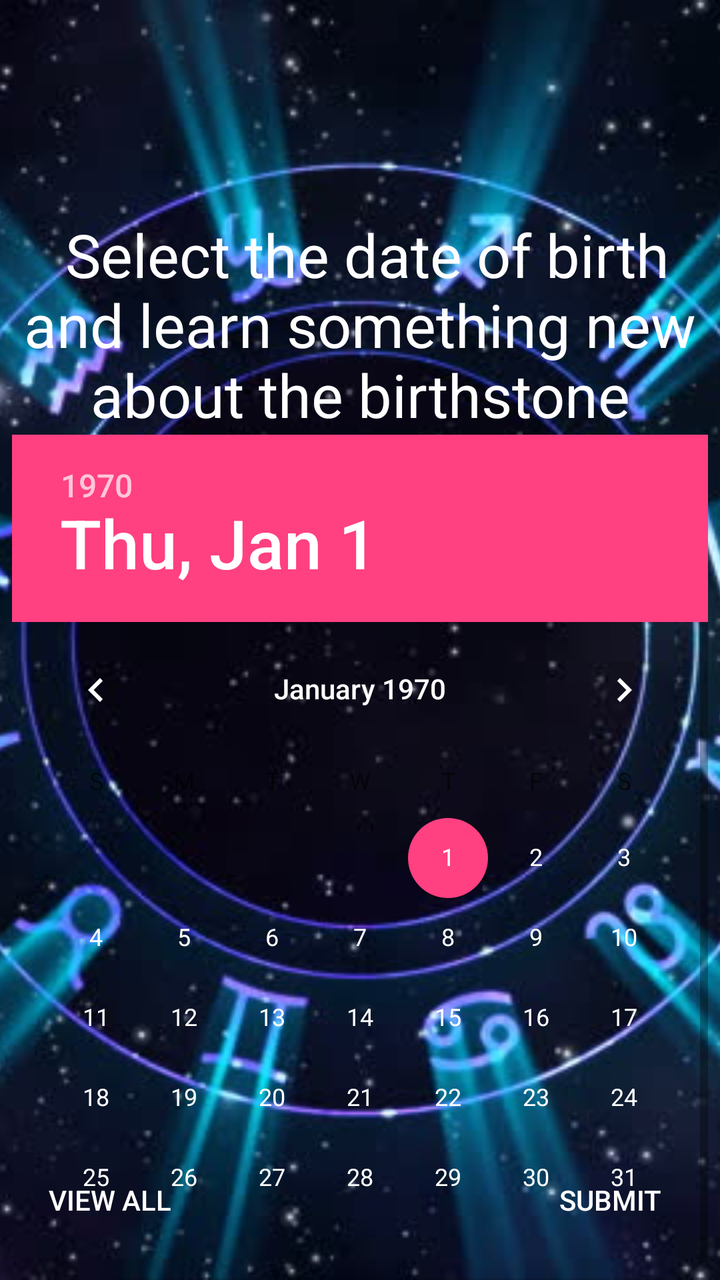
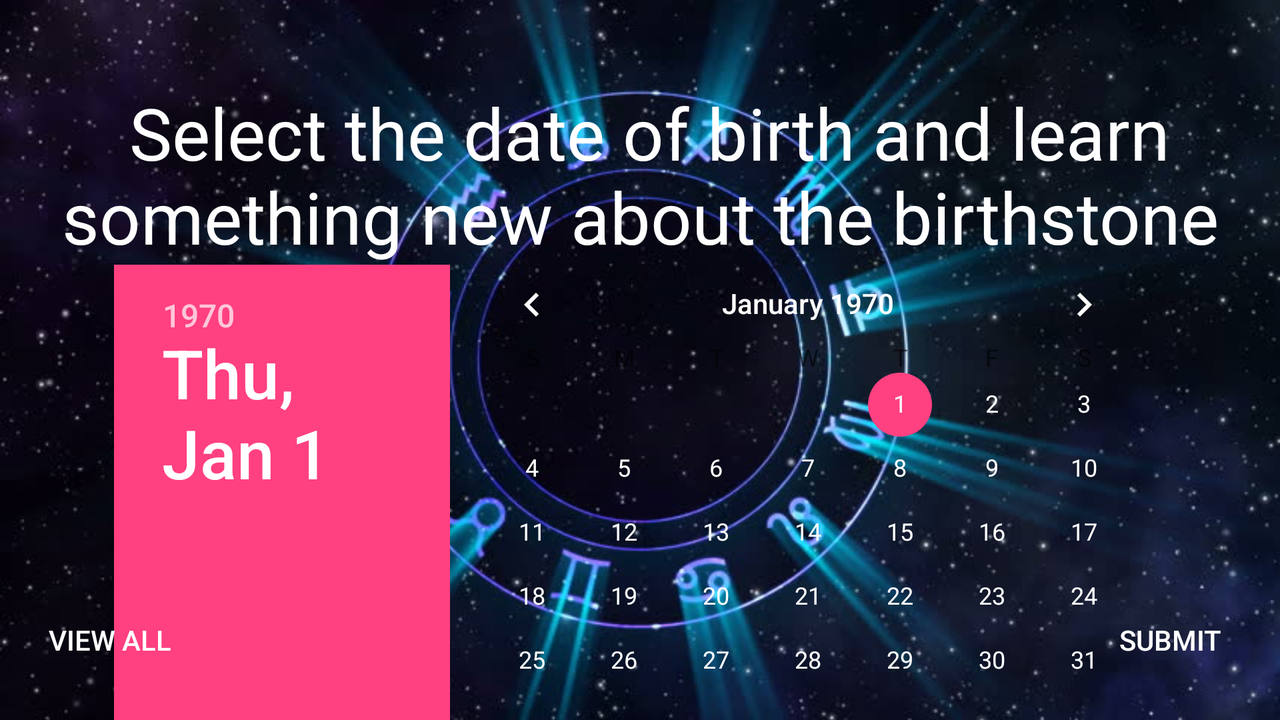

Two renders of one Android screen. The first uses the default layout on a phone; the second uses the alternative layout the repository ships for a different screen configuration, on a matching device. The two XML files are below.
<!-- AndroidManifest.xml: application theme AppTheme -->
<!-- res/layout/activity_main.xml -->
<?xml version="1.0" encoding="utf-8"?>
<RelativeLayout
    xmlns:android="http://schemas.android.com/apk/res/android"
    xmlns:tools="http://schemas.android.com/tools"
    android:layout_width="match_parent"
    android:layout_height="match_parent"
    android:background="@android:color/black"
    tools:context="fm.ua.ulch.horoscope.MainActivity">

    <ImageView
        android:layout_width="match_parent"
        android:layout_height="match_parent"
        android:scaleType="centerCrop"
        android:src="@drawable/zodiac_circle"/>

    <Button
        android:id="@+id/buttonAll"
        android:layout_width="110dp"
        android:layout_height="80dp"
        android:layout_alignParentBottom="true"
        android:layout_alignStart="@+id/linearLayout"
        android:layout_gravity="left|bottom"
        android:background="@drawable/button"
        android:textColor="@color/text"
        android:text="@string/all"/>

    <Button
        android:id="@+id/buttonSubmit"
        android:layout_width="110dp"
        android:layout_height="80dp"
        android:layout_alignParentBottom="true"
        android:layout_alignParentEnd="true"
        android:layout_gravity="right|bottom"
        android:background="@drawable/button"
        android:textColor="@color/text"
        android:text="@string/submit"/>

    <TextView
        android:id="@+id/textView"
        android:layout_width="match_parent"
        android:layout_height="wrap_content"
        android:layout_alignParentStart="true"
        android:layout_alignParentTop="true"
        android:layout_gravity="center_horizontal|top"
        android:layout_marginTop="72dp"
        android:text="@string/main_text"
        android:textAlignment="center"
        android:textColor="@android:color/white"
        android:textSize="30sp"/>

    <DatePicker
        android:id="@+id/datePicker"
        android:layout_width="wrap_content"
        android:layout_height="wrap_content"
        android:layout_below="@+id/textView"
        android:layout_centerHorizontal="true"
        android:calendarViewShown="false"/>
</RelativeLayout>
<!-- resources referenced by this layout -->
<resources>
  <color name="text">#FFFFFF</color>
  <!-- drawable zodiac_circle: jpg bitmap (drawable, 54009 bytes) -->
  <string name="all">View all</string>
  <string name="main_text">\n Select the date of birth and learn something new about the birthstone</string>
  <string name="submit">Submit</string>
  <style name="AppTheme" parent="Theme.AppCompat.Light.DarkActionBar">
          
          <item name="colorPrimary">@color/colorPrimary</item>
          <item name="colorPrimaryDark">@color/colorPrimaryDark</item>
          <item name="colorAccent">@color/colorAccent</item>
          <item name="android:textColorPrimary">@color/text</item>
      </style>
  <color name="colorPrimary">#3F51B5</color>
  <color name="colorPrimaryDark">#303F9F</color>
  <color name="colorAccent">#FF4081</color>
</resources>
<!-- res/layout-land/activity_main.xml (the repository's variant of the layout above) -->
<!-- drawn on the phone turned sideways -->
<?xml version="1.0" encoding="utf-8"?>
<RelativeLayout
    xmlns:android="http://schemas.android.com/apk/res/android"
    xmlns:tools="http://schemas.android.com/tools"
    android:layout_width="match_parent"
    android:layout_height="match_parent"
    android:background="@android:color/black"
    tools:context="fm.ua.ulch.horoscope.MainActivity">

    <ImageView
        android:layout_width="match_parent"
        android:layout_height="match_parent"
        android:scaleType="centerCrop"
        android:src="@drawable/zodiac_circle"/>

    <Button
        android:id="@+id/buttonAll"
        android:layout_width="110dp"
        android:layout_height="80dp"
        android:layout_alignParentBottom="true"
        android:layout_alignParentStart="true"
        android:layout_gravity="left|bottom"
        android:background="@drawable/button"
        android:textColor="@color/text"
        android:text="@string/all"/>

    <Button
        android:id="@+id/buttonSubmit"
        android:layout_width="110dp"
        android:layout_height="80dp"
        android:layout_alignParentBottom="true"
        android:layout_alignParentEnd="true"
        android:layout_gravity="right|bottom"
        android:background="@drawable/button"
        android:textColor="@color/text"
        android:text="@string/submit"/>

    <TextView
        android:id="@+id/textView"
        android:layout_width="match_parent"
        android:layout_height="wrap_content"
        android:layout_alignParentStart="true"
        android:layout_alignParentTop="true"
        android:layout_gravity="center_horizontal|top"
        android:text="@string/main_text"
        android:textAlignment="center"
        android:textColor="@android:color/white"
        android:textSize="36sp"/>

    <DatePicker
        android:id="@+id/datePicker"
        android:layout_width="wrap_content"
        android:layout_height="wrap_content"
        android:layout_below="@+id/textView"
        android:layout_centerHorizontal="true"
        android:backgroundTint="@color/colorPrimaryDark"
        android:calendarViewShown="false"/>

</RelativeLayout>
<!-- resources referenced by the variant -->
<!-- as the phone turned sideways resolves them -->
<resources>
  <color name="colorPrimaryDark">#303F9F</color>
  <color name="text">#FFFFFF</color>
  <!-- drawable zodiac_circle: jpg bitmap (drawable, 54009 bytes) -->
  <string name="all">View all</string>
  <string name="main_text">\n Select the date of birth and learn something new about the birthstone</string>
  <string name="submit">Submit</string>
  <style name="AppTheme" parent="Theme.AppCompat.Light.DarkActionBar">
          
          <item name="colorPrimary">@color/colorPrimary</item>
          <item name="colorPrimaryDark">@color/colorPrimaryDark</item>
          <item name="colorAccent">@color/colorAccent</item>
          <item name="android:textColorPrimary">@color/text</item>
      </style>
  <color name="colorPrimary">#3F51B5</color>
  <color name="colorAccent">#FF4081</color>
</resources>
